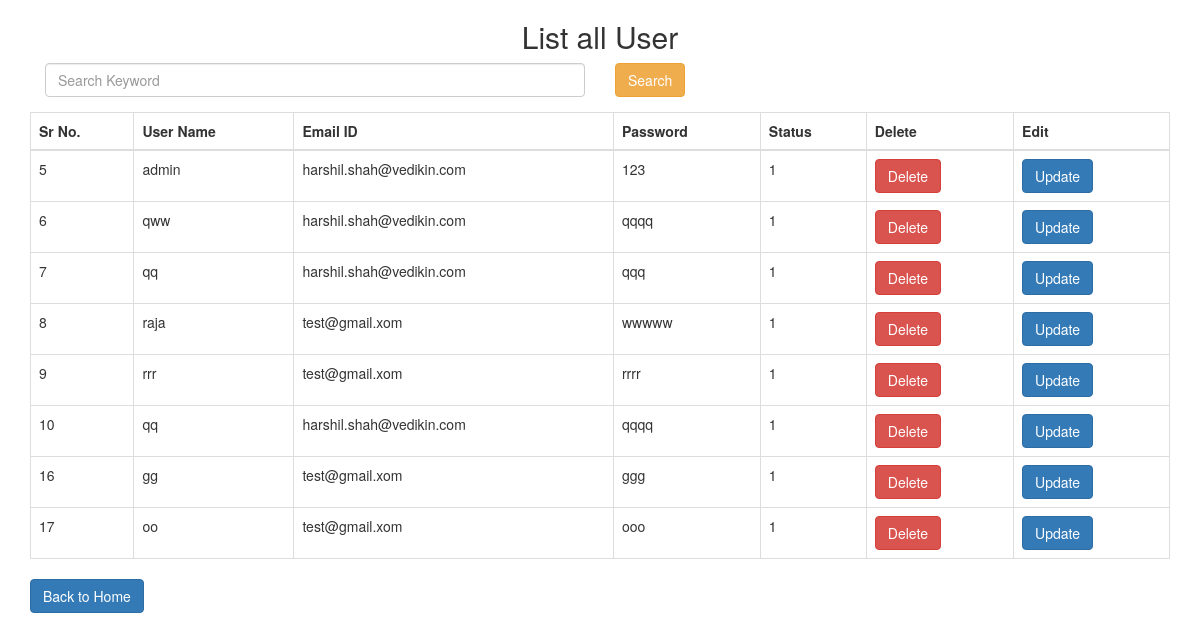
Screenshot of /index.php/controller_user/list_all_user with the database file from the repository.
### tables this page shows
CREATE TABLE IF NOT EXISTS `user` (
  `id` int(11) NOT NULL AUTO_INCREMENT,
  `username` varchar(25) NOT NULL,
  `email` varchar(25) NOT NULL,
  `password` varchar(25) NOT NULL,
  `status` int(2) NOT NULL,
  PRIMARY KEY (`id`)
);

### application/controllers/Controller_user.php (called while the page is built, shortened)
<?php
class Controller_user extends CI_controller
{
	public function list_all_user()
	{
		$this->load->model("User_model");
		$data['h']=$this->User_model->list_all_data();
        $this->load->view("list_all_user", $data);
	}
}
?>

### index.php (called while the page is built, shortened)
<?php
require_once BASEPATH.'core/CodeIgniter.php';

### application/models/User_model.php (called while the page is built, shortened)
<?php
   class User_model extends CI_Model {
         public function list_all_data()
         {
            $this->db->select("*");
            $query = $this->db->get("user");
            return $query;
         }
   }
?>

### application/views/list_all_user.php (the view, shortened to what this page needs)
<!DOCTYPE html>
<html>
<head>
	<link rel="stylesheet" type="text/css" href="https://maxcdn.bootstrapcdn.com/bootstrap/3.3.7/css/bootstrap.min.css" />
</head>
<body>
<div class="container">
	<h2 class="text-center">List all User</h2>
	<form class="filter_form" id="frmListDataFilter" method="post" action="<?php echo base_url()?>controller_user/search">
		<div class="form-group col-sm-6">
			<input size="15" type="text" class="extra_field form-control" name="txtSearchKeyWord" id="txtSearchKeyWord" placeholder="Search Keyword" value="<?php echo set_value('txtSearchKeyWord');?>" required/>
		</div>
		<div class="form-group col-sm-6">
			<input type="submit" class="btn btn-warning" name="searchSubmit" id="searchSubmit" value="Search" />
		</div>
	</form>
	<table class="table table-hover table-bordered" border="1">
		<tr>
			<th>Sr No.</th>
			<th>User Name</th>
			<th>Email ID</th>
			<th>Password</th>
			<th>Status</th>
			<th>Delete</th>
			<th>Edit</th>
		</tr>
		<tbody>
			<?php
            foreach ($h->result() as $row) { ?>
				<tr>
					<td><?php echo $row->id ?></td>
					<td><?php echo $row->username ?></td>
					<td><?php echo $row->email ?></td>
					<td><?php echo $row->password ?></td>
					<td><?php echo $row->status ?></td>
					<td><a href="<?php echo base_url('controller_user/delete_user/'.$row->id) ?>" class="btn btn-danger" onclick="return confirm('Are you sure?')">Delete</a></td>
					<td><a href="<?php echo base_url('controller_user/edit_user/'.$row->id) ?>" class="btn btn-primary">Update</a></td>
				</tr>
			<?php } ?>
		</tbody>
	</table>
	<a href="<?php echo base_url()?>controller_user/add" class="btn btn-primary">Back to Home</a>
</div>
</body>
</html>

### rows the page displays
user: id "5", username "admin", email "harshil.shah@vedikin.com", password "123", status "1"
user: id "6", username "qww", email "harshil.shah@vedikin.com", password "qqqq", status "1"
user: id "7", username "qq", email "harshil.shah@vedikin.com", password "qqq", status "1"
user: id "8", username "raja", email "test@gmail.xom", password "wwwww", status "1"
user: id "9", username "rrr", email "test@gmail.xom", password "rrrr", status "1"
user: id "10", username "qq", email "harshil.shah@vedikin.com", password "qqqq", status "1"
user: id "16", username "gg", email "test@gmail.xom", password "ggg", status "1"
user: id "17", username "oo", email "test@gmail.xom", password "ooo", status "1"
